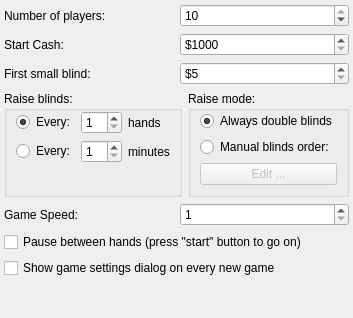
       <widget class="QWidget" name="page_2">
        <layout class="QVBoxLayout">
         <property name="leftMargin">
          <number>4</number>
         </property>
         <property name="topMargin">
          <number>4</number>
         </property>
         <property name="rightMargin">
          <number>4</number>
         </property>
         <property name="bottomMargin">
          <number>0</number>
         </property>
         <item>
          <layout class="QHBoxLayout">
           <item>
            <widget class="QLabel" name="label_4">
             <property name="text">
              <string>Number of players:</string>
             </property>
             <property name="buddy">
              <cstring>spinBox_quantityPlayers</cstring>
             </property>
            </widget>
           </item>
           <item>
            <widget class="QSpinBox" name="spinBox_quantityPlayers">
             <property name="minimum">
              <number>2</number>
             </property>
             <property name="maximum">
              <number>10</number>
             </property>
             <property name="value">
              <number>10</number>
             </property>
            </widget>
           </item>
          </layout>
         </item>
         <item>
          <layout class="QHBoxLayout">
           <item>
            <widget class="QLabel" name="label_2">
             <property name="text">
              <string>Start Cash:</string>
             </property>
             <property name="buddy">
              <cstring>spinBox_startCash</cstring>
             </property>
            </widget>
           </item>
           <item>
            <widget class="QSpinBox" name="spinBox_startCash">
             <property name="prefix">
              <string>$</string>
             </property>
             <property name="minimum">
              <number>1000</number>
             </property>
             <property name="maximum">
              <number>1000000</number>
             </property>
             <property name="singleStep">
              <number>50</number>
             </property>
            </widget>
           </item>
          </layout>
         </item>
         <item>
          <layout class="QHBoxLayout">
           <item>
            <widget class="QLabel" name="label_3">
             <property name="text">
              <string>First small blind:</string>
             </property>
             <property name="buddy">
              <cstring>spinBox_firstSmallBlind</cstring>
             </property>
            </widget>
           </item>
           <item>
            <widget class="QSpinBox" name="spinBox_firstSmallBlind">
             <property name="prefix">
              <string>$</string>
             </property>
             <property name="minimum">
              <number>5</number>
             </property>
             <property name="maximum">
              <number>20000</number>
             </property>
            </widget>
           </item>
          </layout>
         </item>
         <item>
          <layout class="QHBoxLayout">
           <item>
            <widget class="QGroupBox" name="groupBox_6">
             <property name="title">
              <string>Raise blinds:</string>
             </property>
             <layout class="QGridLayout">
              <property name="leftMargin">
               <number>9</number>
              </property>
              <property name="topMargin">
               <number>0</number>
              </property>
              <property name="bottomMargin">
               <number>9</number>
              </property>
              <item row="0" column="0">
               <widget class="QRadioButton" name="radioButton_raiseBlindsAtHands">
                <property name="text">
                 <string>Every:</string>
                </property>
                <property name="checked">
                 <bool>true</bool>
                </property>
               </widget>
              </item>
              <item row="0" column="1">
               <widget class="QSpinBox" name="spinBox_raiseSmallBlindEveryHands">
                <property name="minimum">
                 <number>1</number>
                </property>
               </widget>
              </item>
              <item row="0" column="2">
               <widget class="QLabel" name="label_47">
                <property name="sizePolicy">
                 <sizepolicy hsizetype="Expanding" vsizetype="Preferred">
                  <horstretch>0</horstretch>
                  <verstretch>0</verstretch>
                 </sizepolicy>
                </property>
                <property name="text">
                 <string>hands</string>
                </property>
               </widget>
              </item>
              <item row="1" column="0">
               <widget class="QRadioButton" name="radioButton_raiseBlindsAtMinutes">
                <property name="text">
                 <string>Every:</string>
                </property>
               </widget>
              </item>
              <item row="1" column="1">
               <widget class="QSpinBox" name="spinBox_raiseSmallBlindEveryMinutes">
                <property name="minimum">
                 <number>1</number>
                </property>
               </widget>
              </item>
              <item row="1" column="2">
               <widget class="QLabel" name="label_50">
                <property name="sizePolicy">
                 <sizepolicy hsizetype="Expanding" vsizetype="Preferred">
                  <horstretch>0</horstretch>
                  <verstretch>0</verstretch>
                 </sizepolicy>
                </property>
                <property name="text">
                 <string>minutes</string>
                </property>
               </widget>
              </item>
              <item row="2" column="1">
               <spacer>
                <property name="orientation">
                 <enum>Qt::Vertical</enum>
                </property>
                <property name="sizeHint" stdset="0">
                 <size>
                  <width>20</width>
                  <height>5</height>
                 </size>
                </property>
               </spacer>
              </item>
             </layout>
            </widget>
           </item>
           <item>
            <widget class="QGroupBox" name="groupBox_7">
             <property name="sizePolicy">
              <sizepolicy hsizetype="Expanding" vsizetype="Preferred">
               <horstretch>0</horstretch>
               <verstretch>0</verstretch>
              </sizepolicy>
             </property>
             <property name="title">
              <string>Raise mode:</string>
             </property>
             <layout class="QGridLayout">
              <property name="topMargin">
               <number>0</number>
              </property>
              <item row="0" column="0">
               <widget class="QRadioButton" name="radioButton_alwaysDoubleBlinds">
                <property name="text">
                 <string>Always double blinds</string>
                </property>
                <property name="checked">
                 <bool>true</bool>
                </property>
               </widget>
              </item>
              <item row="1" column="0">
               <widget class="QRadioButton" name="radioButton_manualBlindsOrder">
                <property name="text">
                 <string>Manual blinds order:</string>
                </property>
               </widget>
              </item>
              <item row="2" column="0">
               <widget class="QPushButton" name="pushButton_editManualBlindsOrder">
                <property name="enabled">
                 <bool>false</bool>
                </property>
                <property name="text">
                 <string>Edit ...</string>
                </property>
               </widget>
              </item>
             </layout>
            </widget>
           </item>
          </layout>
         </item>
         <item>
          <layout class="QHBoxLayout">
           <item>
            <widget class="QLabel" name="label">
             <property name="text">
              <string>Game Speed:</string>
             </property>
             <property name="buddy">
              <cstring>spinBox_gameSpeed</cstring>
             </property>
            </widget>
           </item>
           <item>
            <widget class="QSpinBox" name="spinBox_gameSpeed">
             <property name="minimum">
              <number>1</number>
             </property>
             <property name="maximum">
              <number>11</number>
             </property>
             <property name="singleStep">
              <number>1</number>
             </property>
            </widget>
           </item>
          </layout>
         </item>
         <item>
          <widget class="QCheckBox" name="checkBox_pauseBetweenHands">
           <property name="text">
            <string>Pause between hands (press &quot;start&quot; button to go on)</string>
           </property>
          </widget>
         </item>
         <item>
          <widget class="QCheckBox" name="checkBox_showGameSettingsDialogOnNewGame">
           <property name="text">
            <string>Show game settings dialog on every new game</string>
           </property>
          </widget>
         </item>
         <item>
          <spacer name="verticalSpacer_13">
           <property name="orientation">
            <enum>Qt::Vertical</enum>
           </property>
           <property name="sizeHint" stdset="0">
            <size>
             <width>20</width>
             <height>40</height>
            </size>
           </property>
          </spacer>
         </item>
        </layout>
       </widget>
